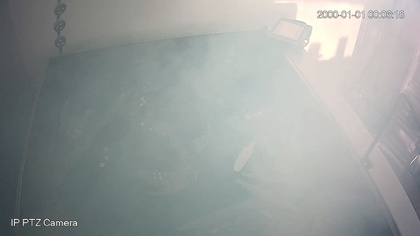
%> input picture 光电/matlab/start/2.jpg, 420 x 236 px, shrunk from 1920 x 1080 before the run, given in place of mytest1.jpg, which was not available
$ octave dark_channel_thesis2.m   (GNU Octave 9; MATLAB toolbox functions it lacks are replaced by stand-ins)
%> lines starting %> are read from the running program, lines starting %| are printed output that depends on the picture; pictures that were not available may be replaced by others from this repository, and a replacement may not be noted
### 光电/matlab/start/guidedfilter.m
function q = guidedfilter(I, p, r, eps)
%   GUIDEDFILTER   O(1) time implementation of guided filter.
%
%   - guidance image: I (should be a gray-scale/single channel image)
%   - filtering input image: p (should be a gray-scale/single channel image)
%   - local window radius: r
%   - regularization parameter: eps

[hei, wid] = size(I);
N = boxfilter(ones(hei, wid), r) ;% the size of each local patch; N=(2r+1)^2 except for boundary pixels.

mean_I = boxfilter(I, r) ./ N;
%mean_I = boxmean(I, r);
mean_p = boxfilter(p, r) ./ N;
%mean_p = boxmean(p, r);
mean_Ip = boxfilter(I.*p, r) ./ N;
%mean_Ip = boxmean(I.*p, r);
cov_Ip = mean_Ip - mean_I .* mean_p; % this is the covariance of (I, p) in each local patch.

mean_II = boxfilter(I.*I, r) ./ N;
%mean_II = boxmean(I.*I, r);
var_I = mean_II - mean_I .* mean_I;

a = cov_Ip ./ (var_I + eps); % Eqn. (5) in the paper;

b = mean_p - a .* mean_I; % Eqn. (6) in the paper;

mean_a = boxfilter(a, r) ./ N;

mean_b = boxfilter(b, r) ./ N;

q = mean_a .* I + mean_b; % Eqn. (8) in the paper;
%q = a .* I + b;
end

### 光电/matlab/start/boxfilter.m
function imDst = boxfilter(imSrc, r)

%   BOXFILTER   O(1) time box filtering using cumulative sum
%
%   - Definition imDst(x, y)=sum(sum(imSrc(x-r:x+r,y-r:y+r)));
%   - Running time independent of r;
%   - Equivalent to the function: colfilt(imSrc, [2*r+1, 2*r+1], 'sliding', @sum);
%   - But much faster.

[hei, wid] = size(imSrc);
imDst = zeros(size(imSrc));

%cumulative sum over Y axis
imCum = cumsum(imSrc, 1);
%difference over Y axis
imDst(1:r+1, :) = imCum(1+r:2*r+1, :);
imDst(r+2:hei-r, :) = imCum(2*r+2:hei, :) - imCum(1:hei-2*r-1, :);
imDst(hei-r+1:hei, :) = repmat(imCum(hei, :), [r, 1]) - imCum(hei-2*r:hei-r-1, :);

%cumulative sum over X axis
imCum = cumsum(imDst, 2);
%difference over Y axis
imDst(:, 1:r+1) = imCum(:, 1+r:2*r+1);
imDst(:, r+2:wid-r) = imCum(:, 2*r+2:wid) - imCum(:, 1:wid-2*r-1);
imDst(:, wid-r+1:wid) = repmat(imCum(:, wid), [1, r]) - imCum(:, wid-2*r:wid-r-1);

end

### 光电/matlab/start/dark_channel_thesis2.m
close all
clear all
clc

%%
%参数设置，窗口长度，雾的去除度
window_size=8;
w=0.95;

%%
%选择图像，读取源图像并显示
imagename='1.jpg';
imageres = imread(['F:\XY\master_thesis\speedtestimage\mytest',imagename]);
%> imageres is the input picture: size 236x420x3 uint8; mean R, G, B 151.8, 156.7, 154.9
imagegray = rgb2gray(imageres);
[imageres_heigth,imageres_length]=size(imageres(:,:,1));
%> imageres_heigth = 236; imageres_length = 420
figure,imshow(imageres,[0 255]);

%%
%边缘检测，调用canny函数
imageedge = edge(imagegray,'canny');
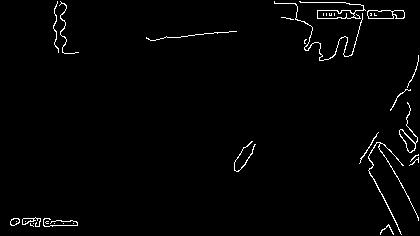
%> imageedge: size 236x420 logical; 1.7% white in thin lines or dots
figure,imshow(imageedge,[0 1]);

%%
%求取暗通道图像
imagedark=zeros(imageres_heigth,imageres_length);
%> imagedark: size 236x420 double; every value is 0
for i=1:1:ceil(imageres_heigth/window_size)
    for j=1:1:ceil(imageres_length/window_size)
        x_min = (i-1)*window_size+1;
        x_max = min(x_min + window_size-1,imageres_heigth);
        y_min = (j-1)*window_size+1;
        y_max = min(y_min + window_size-1,imageres_length);
        minimageres(1)=min(reshape(imageres(x_min:x_max,y_min:y_max,1),(x_max-x_min+1)*(y_max-y_min+1),1));
        minimageres(2)=min(reshape(imageres(x_min:x_max,y_min:y_max,2),(x_max-x_min+1)*(y_max-y_min+1),1));
        minimageres(3)=min(reshape(imageres(x_min:x_max,y_min:y_max,3),(x_max-x_min+1)*(y_max-y_min+1),1));
        imagedark(x_min:x_max,y_min:y_max) = uint8(ones(x_max-x_min+1,y_max-y_min+1))*min(minimageres);
    end
end
%> this loop made 30 passes
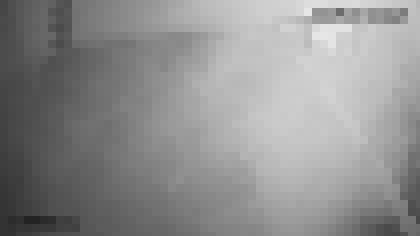
%> imagedark: size 236x420 double; min 35, max 230, mean 143.1
%> after the loop, minimageres = [104 102 113]
clear minimageres;
%figure,imshow(imagedark,[0 255]);

%%
%求取大气光值
[imagedarksort,imagedarkindex]=max(imagedark);
%> imagedarksort = 420 values, max 230 at index 305, min 76 at index 1, mean 169.7; imagedarkindex = 420 values, max 153 at index 57, min 1 at index 9, mean 14.87
imageres_r=double(imageres(:,:,1));
imageres_g=double(imageres(:,:,2));
imageres_b=double(imageres(:,:,3));
atmo_light_value_r_temp=double(0);
atmo_light_value_g_temp=double(0);
atmo_light_value_b_temp=double(0);
for i=1:1:imageres_length
    atmo_light_value_r_temp=atmo_light_value_r_temp+imageres_r(imagedarkindex(i),i);
    atmo_light_value_g_temp=atmo_light_value_g_temp+imageres_g(imagedarkindex(i),i);
    atmo_light_value_b_temp=atmo_light_value_b_temp+imageres_b(imagedarkindex(i),i);
end
%> this loop made 420 passes
%> (atmo_light_value_r_temp, atmo_light_value_g_temp, atmo_light_value_b_temp) on passes 1 to 3: (76, 80, 83), (152, 160, 166), (229, 241, 250)
%> after the loop, atmo_light_value_b_temp = 73362; atmo_light_value_g_temp = 75437; atmo_light_value_r_temp = 77365
atmo_light_value(1)=round(atmo_light_value_r_temp/imageres_length);
atmo_light_value(2)=round(atmo_light_value_g_temp/imageres_length);
atmo_light_value(3)=round(atmo_light_value_b_temp/imageres_length);

%%
%求透射率，和大气光照无特别大的关系，小于0.1的需要特殊处理，有好多位置出现溢出的问题
image_tran_estimate=1-w*imagedark/max(atmo_light_value);
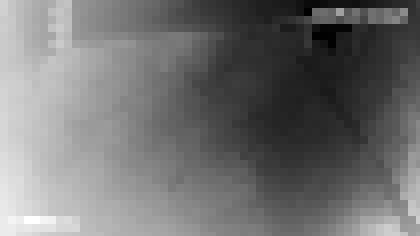
%> image_tran_estimate: size 236x420 double; min -0.188, max 0.819, mean 0.261; drawn with min black and max white
atmo_light_max = max(atmo_light_value);
%> atmo_light_max = 184

%导向滤波细化透射率,可以选择用灰度，还是用RGB中的某一个
image_gary = rgb2gray(imageres);
image_gary = double(image_gary)/255;
image_tran_estimate = guidedfilter((imageres_r),image_tran_estimate*255,10,0.0001);
%> in boxfilter, `imDst(:, wid-r+1:wid) = repmat(imCum(:, wid), [1, r]) - imCum(:, wid-2..`: imDst: size 236x420 double; min 121, max 441, mean 425.8
%> in boxfilter (call 2), `imDst(hei-r+1:hei, :) = repmat(imCum(hei, :), [r, 1]) - imCum(hei-2*r:..`: imDst: size 236x420 double; min 563, max 5355, mean 3119.8
%> in boxfilter (call 2), `imDst(:, 1:r+1) = imCum(:, 1+r:2*r+1);`: imDst: size 236x420 double; min 630, max 36215, mean 3693.7
%> in boxfilter (call 2), `imDst(:, wid-r+1:wid) = repmat(imCum(:, wid), [1, r]) - imCum(:, wid-2..`: imDst: size 236x420 double; min 6318, max 112271, mean 64918.8
%> in boxfilter (call 3), `imDst(hei-r+1:hei, :) = repmat(imCum(hei, :), [r, 1]) - imCum(hei-2*r:..`: imDst: size 236x420 double; min -935.6, max 4034.5, mean 1363.8
%> in boxfilter (call 3), `imDst(:, 1:r+1) = imCum(:, 1+r:2*r+1);`: imDst: size 236x420 double; min -935.6, max 83236.2, mean 2703.4
%> in boxfilter (call 3), `imDst(:, wid-r+1:wid) = repmat(imCum(:, wid), [1, r]) - imCum(:, wid-2..`: imDst: size 236x420 double; min -18088.8, max 83464, mean 27993.5
%> call 4 of boxfilter, with r = 10
%> in boxfilter (call 4), `imDst(hei-r+1:hei, :) = repmat(imCum(hei, :), [r, 1]) - imCum(hei-2*r:..`: imDst: size 236x420 double; min -238447.9, max 457384.8, mean 152974.3
%> in boxfilter (call 4), `imDst(:, 1:r+1) = imCum(:, 1+r:2*r+1);`: imDst: size 236x420 double; min -238447.9, max 5502314.9, mean 247580.2
%> in boxfilter (call 4), `imDst(:, wid-r+1:wid) = repmat(imCum(:, wid), [1, r]) - imCum(:, wid-2..`:
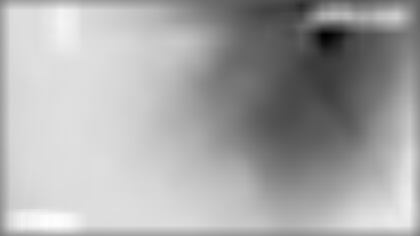
%> imDst: size 236x420 double; min -4602015.8, max 7139035.8, mean 3157161.2; drawn with min black and max white
%> in guidedfilter, `cov_Ip = mean_Ip - mean_I .* mean_p;`:
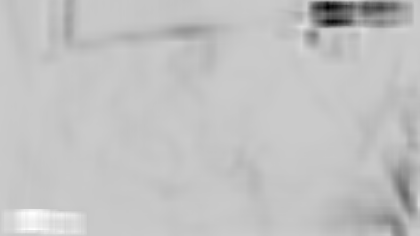
%> cov_Ip: size 236x420 double; min -839.6, max 215.6, mean -34.8; drawn with min black and max white
%> call 5 of boxfilter, with r = 10
%> in boxfilter (call 5), `imCum = cumsum(imSrc, 1);`:
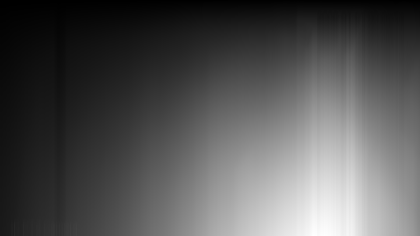
%> imCum: size 236x420 double; min 5041, max 10335447, mean 3415021.6; drawn with min black and max white
%> in boxfilter (call 5), `imDst(hei-r+1:hei, :) = repmat(imCum(hei, :), [r, 1]) - imCum(hei-2*r:..`:
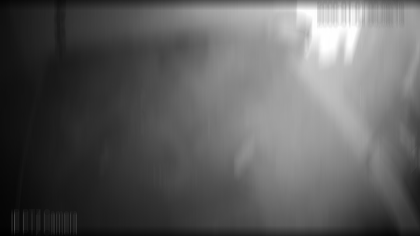
%> imDst: size 236x420 double; min 28817, max 1365525, mean 520222.5; drawn with min black and max white
image_tran_estimate=image_tran_estimate/255;
image_tran_estimate(image_tran_estimate<0.1)=0.1;
image_tran_estimate(image_tran_estimate>1)=1;

%%
%优化大气光值，有天空区域进行大气光值的优化

%判断天空区域是否存在，采用设定顶部区域的范围1/5，结合透射率范围和边沿信息的方式
%不设定顶部区域，透射率范围受到白色物体的影响
index = image_tran_estimate<=0.1;
index(round(imageres_heigth/5):imageres_heigth,:) = 0;
sky_area = sum(sum(index));
%> sky_area = 9271
edge_num = sum(imageedge(index));
%> edge_num = 351
sky_para_edge = edge_num/sky_area;
%> sky_para_edge = 0.0379
sky_para_area = (sky_area*5)/(imageres_heigth*imageres_length);
%> sky_para_area = 0.468

%sky_para_edge接近零为存在天空,sky_para_area接近零不存在天空
%1表示有天空，0表示没有天空
if (sky_para_edge > 0.01 || sky_para_area < 0.1)
    sky_state = 0;
else
    sky_state = 1;
end

if sky_state == 1

    %初始化大气光值矩阵
    atmo_light_value = ones(imageres_heigth,imageres_length)*atmo_light_max;
    %atmo_light_value(image_tran_estimate>=0.5) = atmo_light_max;

    %选择合适的优化位置
    %这个里面的可变参数很重要，即30
    res = zeros(7,41);
    cnt=0;
    range_loc_flag=0;
    range_loc=0;
    for i=0.1:0.01:0.5
        cnt=cnt+1;
        index = image_tran_estimate<=i;
        %透射率范围设置，用于记录透射率的边界
        res(1,cnt) = i;
        %透射率区域的大小
        res(2,cnt) = sum(sum(index));
        %透射率区域范围内的边缘数量，边沿数量大于imageres_length+imageres_heigth时的数据信息就已经没有什么意义了
        res(3,cnt) = sum(imageedge(index));
        if( res(3,cnt) > (imageres_length+imageres_heigth) )
            %res(3,cnt) = (imageres_length+imageres_heigth);
            if(range_loc_flag==0)
                range_loc_flag=1;
                range_loc=cnt;
            end
        end
    end

    %求增量
    res(4,1:(length(res)-1)) = res(2,2:length(res)) -  res(2,1:(length(res)-1));
    res(4,length(res)) = 1;
    res(5,1:(length(res)-1)) = res(3,2:length(res)) -  res(3,1:(length(res)-1));
    res(5,length(res)) = 0;

    [atmo_pks,atmo_loc]= findpeaks(res(5,1:range_loc));
    if(length(atmo_loc)~=0)

        image_tran_estimate_th = res(1,atmo_loc(length(atmo_loc)))+0.05;

        atmo_light_min = min(imagegray(image_tran_estimate<=image_tran_estimate_th));
        atmo_light_value(image_tran_estimate<=0.1) = atmo_light_min;
        for i=0.11:0.01:image_tran_estimate_th
            convert_x = (i - 0.1)/(image_tran_estimate_th - 0.1);
            convert_y = convert_x*convert_x;
            k = double(atmo_light_max-atmo_light_min);
            pro_result = k*convert_y + atmo_light_min;
            atmo_light_value(image_tran_estimate>(i-0.01) & image_tran_estimate<=i) = pro_result;
        end
    else
        image_tran_estimate_th = 0.1;
        atmo_light_min = min(imagegray(image_tran_estimate<=image_tran_estimate_th));
        atmo_light_value(image_tran_estimate<image_tran_estimate_th) = atmo_light_min;
    end
    %复原图像
    imagedes_r = (imageres_r-atmo_light_value)./image_tran_estimate + atmo_light_value;
    imagedes_g = (imageres_g-atmo_light_value)./image_tran_estimate + atmo_light_value;
    imagedes_b = (imageres_b-atmo_light_value)./image_tran_estimate + atmo_light_value;

    imagedes_r = uint8(imagedes_r);
    imagedes_g = uint8(imagedes_g);
    imagedes_b = uint8(imagedes_b);

    imagedes(:,:,1) = imagedes_r;
    imagedes(:,:,2) = imagedes_g;
    imagedes(:,:,3) = imagedes_b;
    figure,imshow(imagedes,[0 255]);

    %% 亮度处理
    imagedes_max = max(imagedes_r,imagedes_g);
    imagedes_max = max(imagedes_max,imagedes_b);
    imagedes_hist = zeros(1,25);
    for i=1:1:25
        imagedes_hist(1,i) = sum(sum(imagedes_max(imagedes_max>=(i-1)*10 & imagedes_max<i*10)));
    end

    imagedes_gray=rgb2gray(imagedes);
    imagedes_th1 = 200;

    %imagedes_r=(2-1*double(imagedes_r)/imagedes_th1).*double(imagedes_r)/1;
    %imagedes_g=(2-1*double(imagedes_g)/imagedes_th1).*double(imagedes_g)/1;
    %imagedes_b=(2-1*double(imagedes_b)/imagedes_th1).*double(imagedes_b)/1;

    imagedes_r(imagedes_gray<=imagedes_th1)=(2-1*double(imagedes_r(imagedes_gray<=imagedes_th1))/imagedes_th1).*double(imagedes_r(imagedes_gray<=imagedes_th1))/1;
    imagedes_g(imagedes_gray<=imagedes_th1)=(2-1*double(imagedes_g(imagedes_gray<=imagedes_th1))/imagedes_th1).*double(imagedes_g(imagedes_gray<=imagedes_th1))/1;
    imagedes_b(imagedes_gray<=imagedes_th1)=(2-1*double(imagedes_b(imagedes_gray<=imagedes_th1))/imagedes_th1).*double(imagedes_b(imagedes_gray<=imagedes_th1))/1;
    imagedes(:,:,1)=uint8(imagedes_r);
    imagedes(:,:,2)=uint8(imagedes_g);
    imagedes(:,:,3)=uint8(imagedes_b);

    %figure,plot(imagedes_hist);
    figure,imshow(imagedes,[0 255]);

else
    imagedes_r = (imageres_r-atmo_light_value(1))./image_tran_estimate + atmo_light_value(1);
    imagedes_g = (imageres_g-atmo_light_value(2))./image_tran_estimate + atmo_light_value(2);
    imagedes_b = (imageres_b-atmo_light_value(3))./image_tran_estimate + atmo_light_value(3);

    imagedes_r = uint8(imagedes_r);
    imagedes_g = uint8(imagedes_g);
    imagedes_b = uint8(imagedes_b);

    imagedes(:,:,1) = imagedes_r;
    imagedes(:,:,2) = imagedes_g;
    imagedes(:,:,3) = imagedes_b;
    figure,imshow(imagedes,[0 255]);

    %%
    %进行亮度调整,使用杨晓莉的算法，可以在进行修改（有的时候太亮）,原作者是使用RGB的均值，我是用V（亮度）通道
    a=rgb2hsv(imagedes);
    imagedes_avg=a(:,:,3);

    imagedes_r=(8-3*imagedes_avg).*imagedes_avg.*double(imagedes_r)/8+double(imagedes_r);
    imagedes_g=(8-3*imagedes_avg).*imagedes_avg.*double(imagedes_g)/8+double(imagedes_g);
    imagedes_b=(8-3*imagedes_avg).*imagedes_avg.*double(imagedes_b)/8+double(imagedes_b);

    imagedes(:,:,1)=uint8(imagedes_r);
    imagedes(:,:,2)=uint8(imagedes_g);
    imagedes(:,:,3)=uint8(imagedes_b);
    figure,imshow(uint8(round(imagedes)),[0 255]);

end


% [18 lines of commented-out code are left out]
